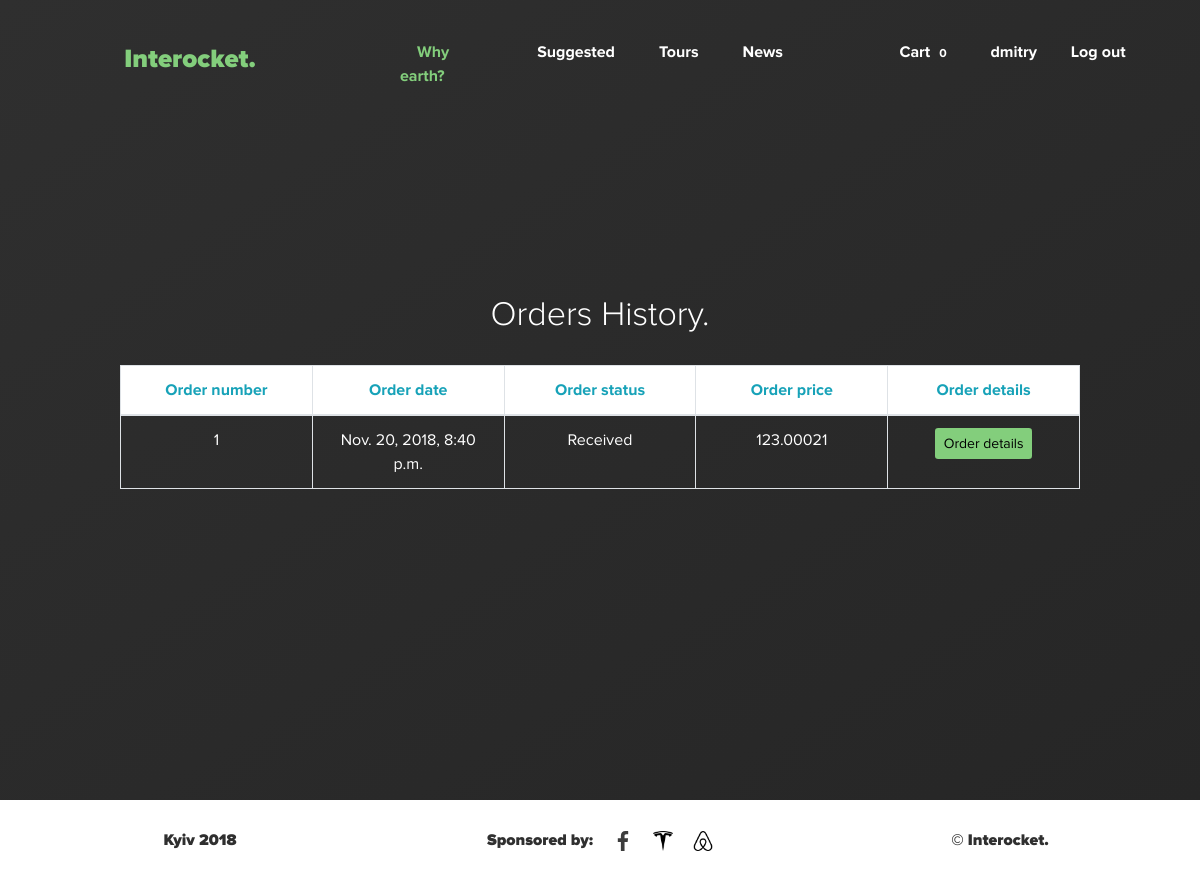
Before: /account/ (signed in) with the older database file.
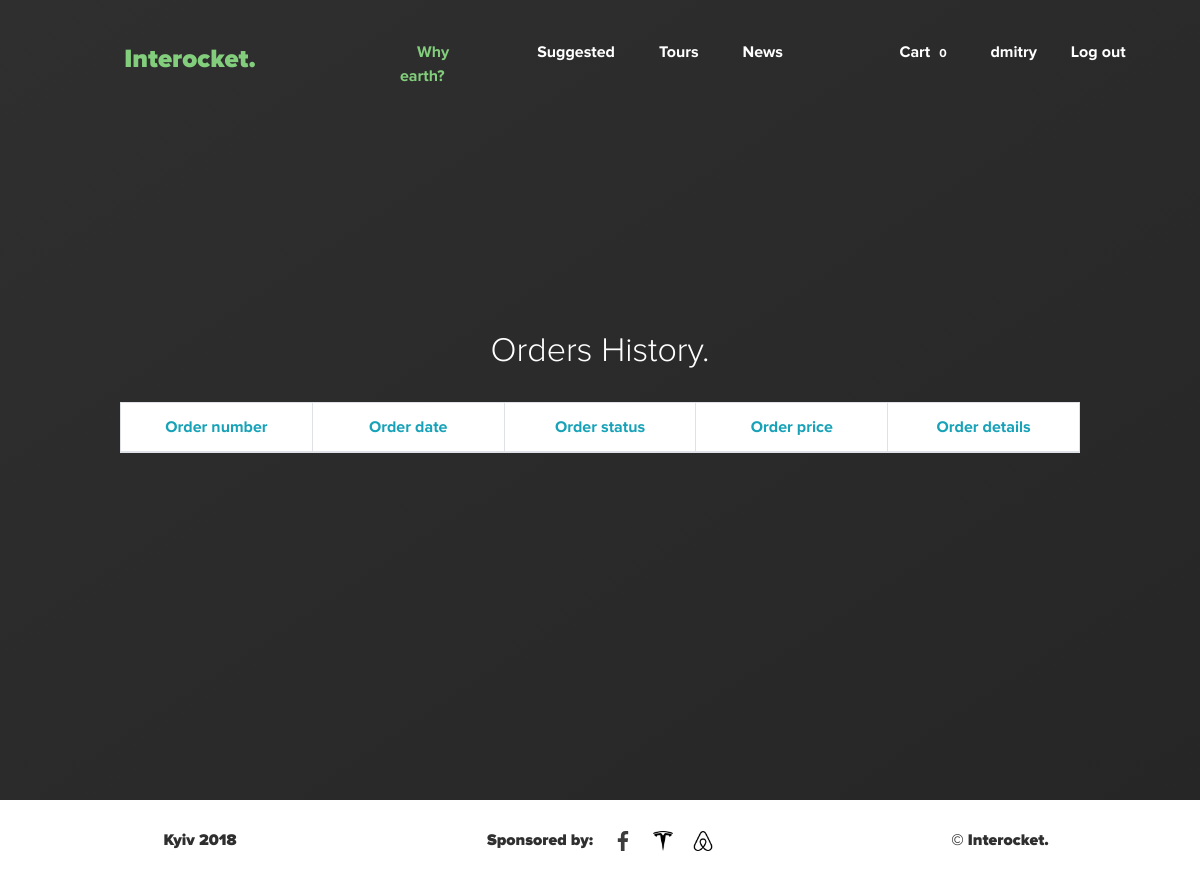
After: the same page with the newer database file.
### app/models.py (models this page shows, shortened)
class Order(models.Model):
    user = models.ForeignKey(
        settings.AUTH_USER_MODEL,
        on_delete=models.CASCADE
    )
    tours = models.ForeignKey(
        Cart,
        on_delete=models.CASCADE
    )
    total_price = models.DecimalField(max_digits=30, decimal_places=5, default=0)
    first_name = models.CharField(max_length=40)
    last_name = models.CharField(max_length=40)
    phone = models.CharField(max_length=20)
    address = models.CharField(max_length=200)
    date = models.DateTimeField(auto_now_add=True)
    comment = models.TextField(blank=True)
    status = models.CharField(max_length=120, choices=ORDER_STATUS_CHOICES, default=ORDER_STATUS_CHOICES[0][0])

### app/views.py (the view)
# urls.py: path('account/', account_view, name='account'),
def account_view(request):
    orders = Order.objects.filter(user=request.user).order_by('date')
    context = {
        'orders': orders
    }
    return render(request, 'account.html', context)

### app/templates/account.html (shortened to what this page needs)
{% extends "wrapper.html" %}
{% load static %}
{% block content %}
    {% include 'header_dark.html' %}
        <section class="contact-section flex flex-col flex-centered" id="contact">
      <div class="contact-section-wrapper flex flex-centered">
        <div class="contact-wrapper flex flex-col flex-centered">
            <h2 class="standard-title text-centered light">Orders History.</h2>
            <table class="account-table table table-bordered">
                <thead class="thead-success" style="background-color: #ffffff">
                    <tr>
                        <td class="text-info bold td-account">Order number</td>
                        <td class="text-info bold td-account">Order date</td>
                        <td class="text-info bold td-account">Order status</td>
                        <td class="text-info bold td-account">Order price</td>
                        <td class="text-info bold td-account">Order details</td>
                    </tr>
                </thead>
                {% for order in orders %}
                    <tr>
                        <td class="td-account">{{ order.id }}</td>
                        <td class="td-account">{{ order.date }}</td>
                        <td class="td-account">{{ order.status }}</td>
                        <td class="td-account">{{ order.total_price }}</td>
                        <td class="td-account"><button type="button" class="btn btn-sm checkout-button" data-toggle="modal" data-target="#myModal-{{ order.id }}">
                          Order details
                        </button></td>
                    </tr>
                {% endfor %}
            </table>
        </div>
      </div>
        </section>
{% endblock %}

### app/templates/wrapper.html (shortened to what this page needs)
{% load static %}
<!DOCTYPE html>
<html lang="en">
  <head>
      <link rel="stylesheet" href="https://cdnjs.cloudflare.com/ajax/libs/normalize/5.0.0/normalize.min.css">
      <link rel="stylesheet" href="{% static 'css/responsive.css' %}">
      <link rel="stylesheet" href="{% static 'css/form.css' %}">
      <link rel="stylesheet" href="{% static 'css/animations.css' %}">
      <link rel="stylesheet" href="{% static 'css/aos.css' %}">
      <link href="{% static 'css/modern-business.css' %}" rel="stylesheet">
      <link rel="stylesheet" href='{% static "css/bootstrap.min.css" %}'>
      <link rel="stylesheet" href="{% static 'css/main.css' %}">
  </head>
  <body>
    {% block content %}
    {% endblock %}
    <footer class="flex">
        <div class="footer-wrapper flex flex-centered flex-row black">
            <div class="footer-text flex"><span>Kyiv 2018</span></div>
            <div class="flex">
                <div class="footer-text flex"><span>Sponsored by:</span></div>
                <a href="https://instagram.com/shaldenko/">
                    <div class="footer-social-icon-container">
                        <img class="footer-social-icon" src="{% static 'icons/icon-facebook.svg' %}" alt="Facebook">
                    </div>
                </a>
                <a href="https://instagram.com/shaldenko/">
                    <div class="footer-social-icon-container">
                        <img class="footer-social-icon" src="{% static 'icons/icon-tesla.png' %}" alt="Tesla">
                    </div>
                </a>
                <a href="https://instagram.com/shaldenko/">
                    <div class="footer-social-icon-container">
                        <img class="footer-social-icon" src="{% static 'icons/icon-airbnb.png' %}" alt="Airbnb">
                    </div>
                </a>
            </div>
            <div class="footer-text flex"><span><strong>©</strong> Interocket.</span></div>
        </div>
    </footer>
</body>
</html>

### app/templates/header_dark.html
  <header class="header-main">
    <div class="header-wrapper flex row">
      <div class="header-menu-item-wrapper">
        <ul class="header-menu flex" data-aos="leftSlideLong" data-aos-duration="550" data-aos-once="true">
          <li class="header-menu-unit"><a class=" header-menu-link-alt title-link header-text-logo black" href="{% url 'base' %}">Interocket.</a></li>
        </ul>
      </div>
      <div class="header-menu-item-wrapper">
        <ul class="header-menu flex" data-aos="leftSlideLong" data-aos-duration="550" data-aos-once="true">
            <li class="header-menu-unit"><a class="header-menu-link-alt home-link bold" href="{% url 'base' %}#info">Why earth?</a></li>
            <li class="header-menu-unit"><a class="header-menu-link-alt bold" href="{% url 'base' %}#tour">Suggested</a></li>
            <li class="header-menu-unit"><a class="header-menu-link-alt bold" href="{% url 'tours' %}">Tours</a></li>
            <li class="header-menu-unit"><a class="header-menu-link-alt bold" href="{% url 'base' %}#news">News</a></li>
        </ul>
      </div>
        <div class="header-menu-item-wrapper">
            <ul class="header-menu flex" data-aos="leftSlideLong" data-aos-duration="550" data-aos-once="true">
                {% if request.user.is_authenticated %}
                    <li class="header-menu-unit"><a class="header-menu-link-alt bold" href="{% url 'cart' %}">Cart <span class="badge" id="cart-count">{% if not request.session.total %} 0 {% else %} {{ request.session.total }} {% endif %}</span></a></li>
                        <li><a class="header-menu-link-alt bold" href="{% url 'account' %}">{{ request.user }}</a></li>
                        <li><a class="header-menu-link-alt bold" href="{% url 'logout' %}">Log out</a></li>
                {% else %}
                    <ul class="header-menu-unit user-action flex">
                    <li><a class="header-menu-link-alt bold" href="{% url 'registration' %}">Sign Up</a></li>
                    <li><a class="header-menu-link-alt bold" href="{% url 'login' %}">Sign In</a></li>
                  </ul>
              {% endif %}
            </ul>
        </div>
    </div>
  </header>

### static_in_dev/css/responsive.css (style rules this page uses)
@media all and (max-width: 1330px) and (min-width: 1180px) { .standard-title { margin-bottom: 40px; } }

### static_in_dev/css/animations.css (style rules this page uses)
[data-aos="leftSlideLong"] { opacity: 0.0; transform: translateX(100px); transition-property: opacity, transform; }
[data-aos="leftSlideLong"].aos-animate { opacity: 1.0; transform: translateX(0px); }

### static_in_dev/css/modern-business.css (style rules this page uses)
body { padding-top: 54px; }
@media (min-width: 992px) { body { padding-top: 56px; } }

### static_in_dev/css/main.css (style rules this page uses)
*, *:before, *:after { box-sizing: border-box; }
a { text-decoration: none !important; }
html { overflow-y: scroll; overflow-x: hidden; max-width: 100%; }
body { background: #ffffff; font-family: 'ProximaNova', serif; margin: 0; padding: 0; color: #2f2f2f; }
a { text-decoration: none; -webkit-transition: .1s ease; transition: .1s ease; color: #2f2f2f; }
ul { list-style: none; }
.bold { font-weight: 700; }
.black { font-weight: 900; }
.light { font-weight: 300; }
.flex { display: -webkit-flex; display: -moz-flex; display: -ms-flex; display: -o-flex; display: flex; }
.flex-centered { justify-content: center; }
.flex-row { flex-direction: row; }
.flex-col { flex-direction: column; }
.text-centered { text-align: center; }
.standard-title { font-size: 2.125rem; padding: 0; margin: 0; margin-bottom: 30px; }
.header-main { display: block; position: absolute; height: 100px; width: 100%; padding: 40px 0; z-index: 100; }
.header-wrapper { justify-content: space-between; }
.header-menu { justify-content: center; padding: 0; margin: 0; list-style: none; }
.header-menu-item-wrapper { width: calc(100% / 3); }
.header-menu-unit { margin: 0 5px; }
.header-text-logo { font-size: 26px; }
.header-menu-link-alt { padding: 10px 16px; border: 1.5px solid transparent; color: #ffffff; }
.header-menu-unit .home-link, .header-menu-unit .title-link { color: #83ce7c; }
.header-menu-unit .title-link { border: 1.5px solid transparent; }
.contact-section { background: url("../img/contact-bg.png"); background-repeat: no-repeat; -webkit-background-size: cover; background-size: cover; background-image: linear-gradient(to bottom right, #2f2f2f, #262626); padding: 0 10%; height: 100vh; }
.contact-section-wrapper { flex-direction: row; }
.contact-wrapper { color: white; width: 100%; }
footer { height: 80px; width: 100%; align-items: center; }
.footer-wrapper { width: 100%; }
.footer-wrapper > div { width: calc(100% / 3); justify-content: center; }
.footer-text span { align-self: center; font-size: 1rem; }
.footer-social-icon-container { margin-left: 20px; cursor: pointer; animation: float 2s ease-in-out infinite; }
.footer-social-icon { height: 20px; }
td { text-align: center !important; width: 33%; }
.td-account { width: 20%; }

Changed rows visible on the page:
removed Order: id "1", date "Nov. 20, 2018, 8:40 p.m.", status "Received", total_price "123.00021"
